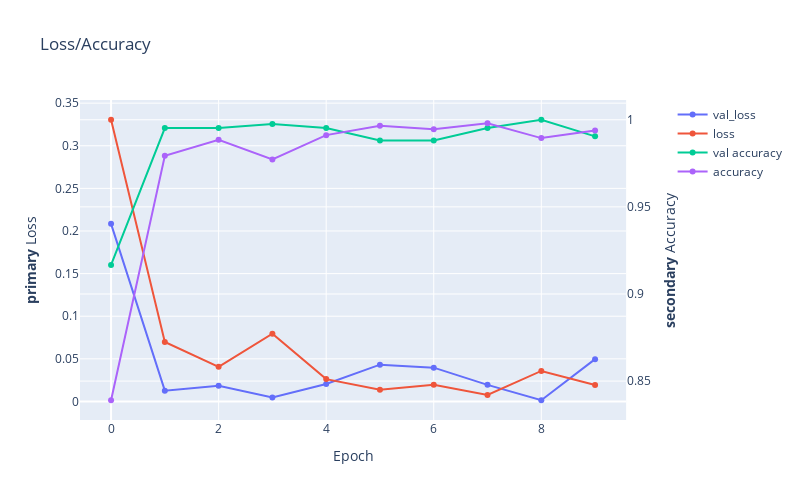

Here is the notebook cell this chart was saved with:
### Code cell
import plotly.graph_objects as go
from plotly.subplots import make_subplots

# Create figure with secondary y-axis
fig = make_subplots(specs=[[{"secondary_y": True}]])

# Add traces
fig.add_trace(
    go.Scatter( y=model.history.history['val_loss'], name="val_loss"),
    secondary_y=False,
)

fig.add_trace(
    go.Scatter( y=model.history.history['loss'], name="loss"),
    secondary_y=False,
)

fig.add_trace(
    go.Scatter( y=model.history.history['val_accuracy'], name="val accuracy"),
    secondary_y=True,
)

fig.add_trace(
    go.Scatter( y=model.history.history['accuracy'], name="accuracy"),
    secondary_y=True,
)

# Add figure title
fig.update_layout(
    title_text="Loss/Accuracy "
)

# Set x-axis title
fig.update_xaxes(title_text="Epoch")

# Set y-axes titles
fig.update_yaxes(title_text="<b>primary</b> Loss", secondary_y=False)
fig.update_yaxes(title_text="<b>secondary</b> Accuracy", secondary_y=True)

fig.update_layout(
    autosize=False,
    width=800, 
    height=500, 
    )
fig.write_image(f'{file_path}/model_big_plot.png')
fig.show()

### Figure 1 — Plotly figure (JSON) as saved in the notebook; plotly's stock layout.template omitted (floating-point values rounded to 4 significant figures)
{"data": [{"name": "val_loss", "type": "scatter", "xaxis": "x", "y": [0.2084, 0.01263, 0.01849, 0.004727, 0.02049, 0.04315, 0.03967, 0.01948, 0.001401, 0.04965], "yaxis": "y"}, {"name": "loss", "type": "scatter", "xaxis": "x", "y": [0.3305, 0.06972, 0.04059, 0.07945, 0.02619, 0.01379, 0.01946, 0.007604, 0.03578, 0.01939], "yaxis": "y"}, {"name": "val accuracy", "type": "scatter", "xaxis": "x", "y": [0.9167, 0.9952, 0.9952, 0.9976, 0.9952, 0.9881, 0.9881, 0.9952, 1, 0.9905], "yaxis": "y2"}, {"name": "accuracy", "type": "scatter", "xaxis": "x", "y": [0.839, 0.9793, 0.9885, 0.9772, 0.9912, 0.9966, 0.9946, 0.998, 0.9895, 0.9939], "yaxis": "y2"}], "layout": {"autosize": false, "height": 500, "title": {"text": "Loss/Accuracy "}, "width": 800, "xaxis": {"anchor": "y", "domain": [0, 0.94], "title": {"text": "Epoch"}}, "yaxis": {"anchor": "x", "domain": [0, 1], "title": {"text": "<b>primary</b> Loss"}}, "yaxis2": {"anchor": "x", "overlaying": "y", "side": "right", "title": {"text": "<b>secondary</b> Accuracy"}}}}
